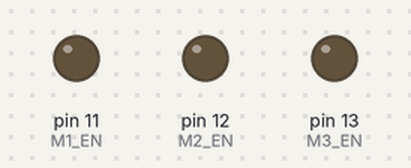
Bench run of a sketch on a simulated Arduino Uno, built with avr-gcc and run on an emulated ATmega328P. Parts: output pins drawn as LEDs (lit = HIGH).

Above: at 0.2 s.
At 1.7 s:
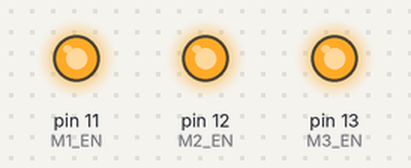
Timing chart, 0 to 3.0 s (numbered marks = the images above):
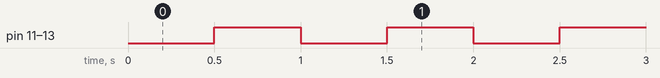

The sketch:

TEST-EnablePins.ino
```cpp
void setup() {
  pinMode(11, OUTPUT); // M1 EN
  pinMode(12, OUTPUT); // M2 EN
  pinMode(13, OUTPUT); // M3 EN
}

void loop() {
  // Enable all drivers
  digitalWrite(11, LOW);
  digitalWrite(12, LOW);
  digitalWrite(13, LOW);
  delay(500);

  // Disable all drivers
  digitalWrite(11, HIGH);
  digitalWrite(12, HIGH);
  digitalWrite(13, HIGH);
  delay(500);
}
```

Measured:
- by itself, pin 11 (M1_EN), pin 12 (M2_EN), pin 13 (M3_EN): alternates HIGH for 0.50 s and LOW for 0.50 s
